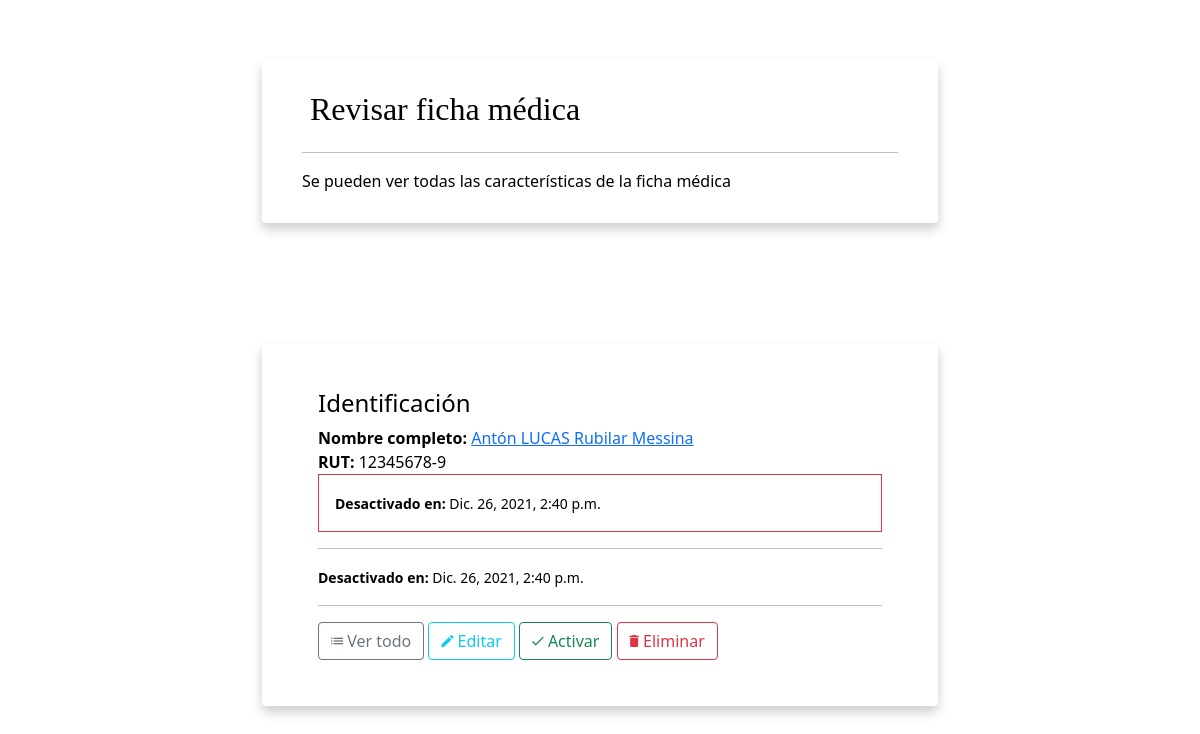
/ver_ficha_medica/30/ (signed in), run on the app's committed database.
### personas/models.py (models this page shows, shortened)
class Persona(models.Model):
    primer_nombre = models.CharField(max_length=50, verbose_name='Primer nombre', help_text='')
    otros_nombres = models.CharField(max_length=50, null=True, blank=True, verbose_name='Otros nombres', help_text='')
    apellido_paterno = models.CharField(max_length=50, verbose_name='Apellido paterno', help_text='')
    apellido_materno = models.CharField(max_length=50, verbose_name='Apellido materno', help_text='')
    invertir_apellidos = models.BooleanField(default=False, null=True, blank=True, verbose_name='Invertir apellidos', help_text='Esta opción permite poner el apellido materno antes del apellido paterno.')
    nombre_completo = models.CharField(max_length=250, null=True, blank=True, verbose_name='Nombre completo', help_text='')
    rut = models.CharField(max_length=10, null=True, blank=True, verbose_name='Rut', help_text='Rut con dígito verificador. Formato: 12345678-9')
    estado_civil = models.CharField(max_length=50, null=True, blank=True, verbose_name='Estado Civil', help_text='')
    fecha_nac = models.DateField(null=True, blank=True, verbose_name='Fecha de nacimiento', help_text='')
    fono_fijo = models.CharField(max_length=10, null=True, blank=True, verbose_name='Teléfono Fijo', help_text='Formato: 12 3456 7890')
    fono_movil1 = models.CharField(max_length=9, null=True, blank=True, verbose_name='Teléfono Móvil 1', help_text='Formato: 9 1234 5678')
    fono_movil2 = models.CharField(max_length=9, null=True, blank=True, verbose_name='Teléfono Móvil 2', help_text='Formato: 9 1234 5678')
    email  = models.EmailField(max_length=250, null=True, blank=True, verbose_name='Email')
    direccion = models.TextField(null=True, blank=True, verbose_name='Dirección', help_text='')
    ciudad = models.CharField(max_length=50, null=True, blank=True, verbose_name='Ciudad', help_text='')
    observaciones = models.TextField(null=True, blank=True, verbose_name='Observaciones', help_text='Escriba sus observaciones.')
    activo  = models.BooleanField(null=True, blank=True, default=True, verbose_name='Activo')
    created = models.DateTimeField(auto_now_add=True, null=True, blank=True, verbose_name='Fecha de creación')
    updated = models.DateTimeField(auto_now=True, null=True, blank=True, verbose_name='Fecha de última modificación')
    deleted = models.DateTimeField(null=True, blank=True, verbose_name='Fecha de desactivación')
    class Meta:
        verbose_name = 'Persona'
        verbose_name_plural = 'Personas'
        ordering = ['-id']

### personas/views.py (the view)
# urls.py: path('ver_ficha_medica/<int:id>/', personas.views.persona_ver, name='persona_ver'),
@login_required(login_url='entrar')
def persona_ver(request, id, *args, **kwargs):
    itemObj = Persona.objects.get(id=id)
    context = {
        'page' : 'Revisar ficha médica',
        'description' : 'Se pueden ver todas las características de la ficha médica',
        'singular' : 'ficha médica',
        'plural' : 'fichas médicas',
        'url_activo_index' :'persona_index',
        'url_inactivo_index' : 'persona_inactivo_index',
        'url_crear' : 'persona_crear',
        'url_ver' : 'persona_ver',
        'url_editar' : 'persona_editar',
        'url_desactivar' : 'persona_desactivar',
        'url_activar' : 'persona_activar',
        'url_eliminar' : 'persona_eliminar',
        'asdf' : asdf,
        'item': itemObj
    }
    return render(request, 'personas/persona_ver.html', context)

### personas/templates/personas/persona_ver.html (shortened to what this page needs)
{% extends "base.html" %}
{% load static %}
{% block content %}
      <div class="card page-header">
        <h2 class="page-title"> {{ page }}</h2>
        <hr/>
        <p class="card-text">{{ description }}</p>
      </div>
      <div class="page-content">
        <div class="row">
          <div class="col-md-12">
            <div class="card">
              <div class="card-body">
                <h4 class="card-title">Identificación</h4>
                  {% if item.invertir_apellidos == False %}
                    {% if item.primer_nombre %}
                      <div><strong>Nombre completo:</strong>
                        <a href="{% url url_ver item.id %}">{{ item.primer_nombre }} {% if item.otros_nombres %} {{ item.otros_nombres }} {% endif %} {{ item.apellido_paterno }} {{ item.apellido_materno }}</a>
                      {% if item.activo == True %}
                        <span class="badge badge-success">Activo</span>
                      {% else %}
                        <span class="badge badge-warning">Inactivo</span>
                      {% endif %}
                      </div>
                    {% endif %}
                  {% endif %}
                  {% if item.rut %}
                    <div><strong>RUT:</strong> {{ item.rut }}</div>
                  {% endif %}
                  {% if item.deleted != None %}<div class="card-body border border-danger"><small><strong>Desactivado en:</strong> {{item.deleted}} </small></div>{% endif %}
                {% if item.deleted != None %}<hr /><div><small><strong>Desactivado en:</strong> {{item.deleted}} </small></div>{% endif %}
                <div class="card-text text-right">
                  <hr/>
                  <a href="{% url url_activo_index %}" class="btn btn-outline-secondary btn-round waves-effect waves-classic" title="Ver todo">
                    <i class="icon md-view-list-alt" aria-hidden="true"></i> Ver todo</a>
                  <a href="{% url url_editar item.id %}" class="btn btn-outline-info btn-round waves-effect waves-classic" title="Editar">
                    <i class="icon md-edit" aria-hidden="true"></i> Editar</a>
                {% if item.activo == True %}
                  <a href="{% url url_desactivar item.id %}" class="btn btn-outline-warning btn-round btn-icon waves-effect waves-classic" title="Desactivar">
                    <i class="icon md-delete" aria-hidden="true"></i> Desactivar</a>
                {% else %}
                  <a href="{% url url_activar item.id %}" class="btn btn-outline-success btn-round btn-icon waves-effect waves-classic" title="Activar">
                    <i class="icon md-check" aria-hidden="true"></i> Activar</a>
                {% endif %}
                  <a href="{% url url_eliminar item.id %}" class="btn btn-outline-danger btn-round btn-icon waves-effect waves-classic" title="Eliminar">
                    <i class="icon md-delete" aria-hidden="true"></i> Eliminar</a>
                </div>
              </div>
            </div>
          </div>
        </div>
      </div>
{% endblock content %}

### static/css/style.css (style rules this page uses)
body { color: #000; overflow-x: hidden; height: 100%; background-repeat: no-repeat; background-size: 100% 100%; }
.card { padding: 30px 40px; margin-top: 60px; margin-bottom: 60px; border: none !important; box-shadow: 0 6px 12px 0 rgba(0, 0, 0, 0.2) }
h1, h2 { font-family: 'Bree Serif', serif; }

### data on the page
Persona: primer_nombre "Antón", otros_nombres "LUCAS", apellido_paterno "Rubilar", apellido_materno "Messina", rut "12345678-9", deleted "Dic. 26, 2021, 2:40 p.m."

### other printed values
{{ page }} "Revisar ficha médica"
{{ description }} "Se pueden ver todas las características de la ficha médica"
